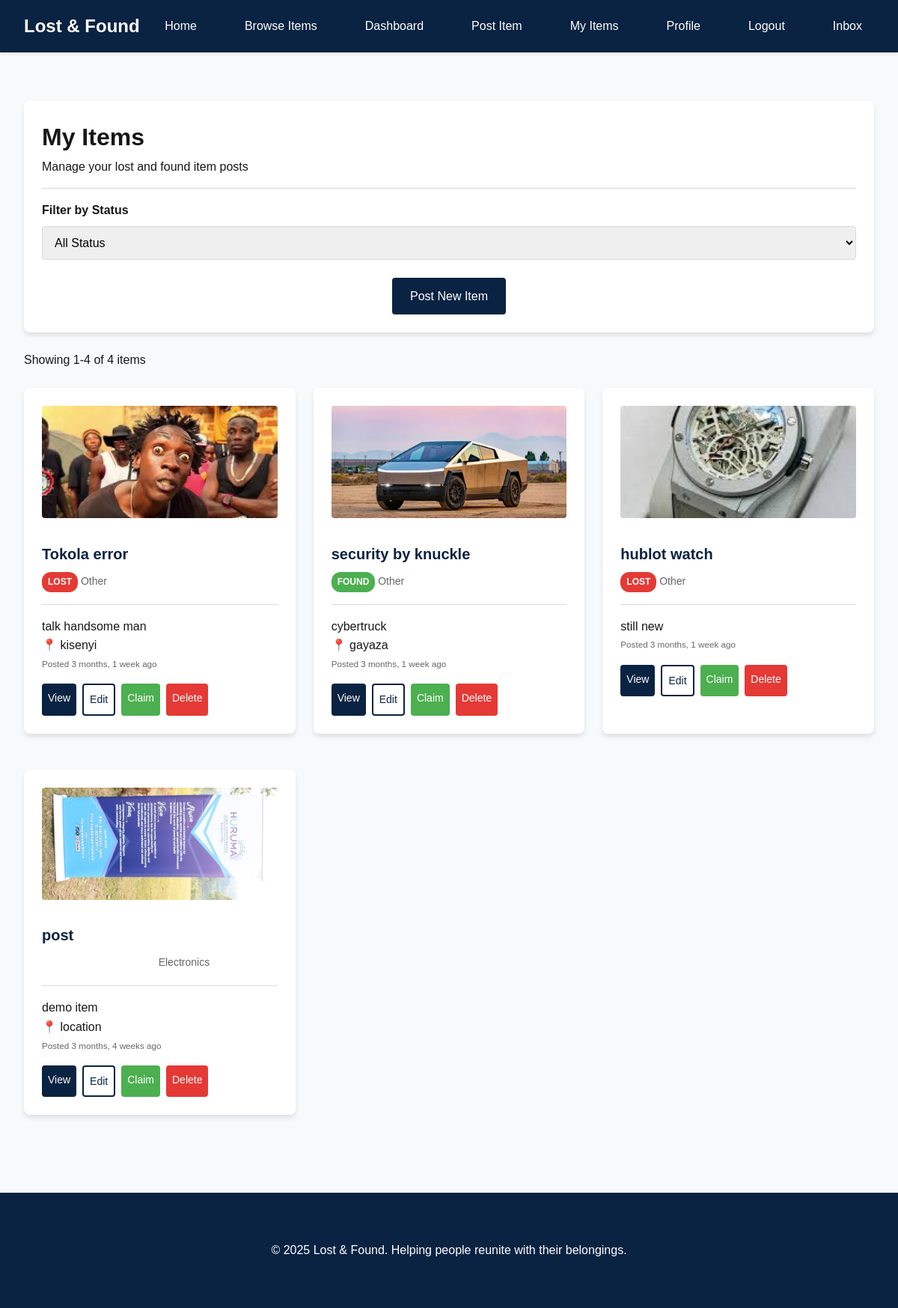
Before: /my-items/ (signed in) with the older database file.
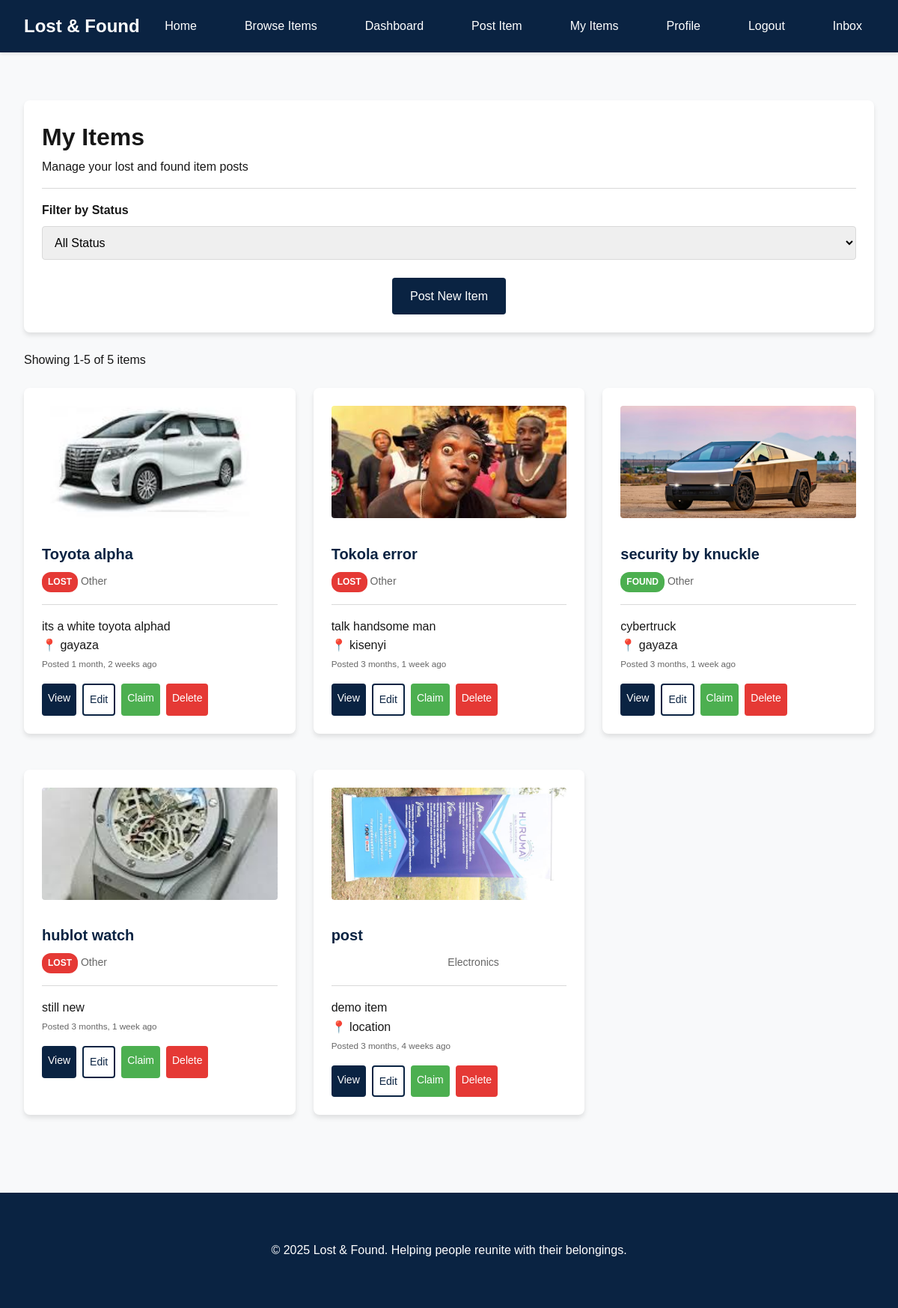
After: the same page with the newer database file.
### items/models.py (models this page shows, shortened)
class Item(models.Model):
    CATEGORY_CHOICES = [
        ('electronics', 'Electronics'),
        ('clothing', 'Clothing'),
        ('jewelry', 'Jewelry'),
        ('documents', 'Documents'),
        ('keys', 'Keys'),
        ('bags', 'Bags'),
        ('books', 'Books'),
        ('sports', 'Sports Equipment'),
        ('toys', 'Toys'),
        ('other', 'Other'),
    ]
    STATUS_CHOICES = [
        ('lost', 'Lost'),
        ('found', 'Found'),
        ('returned_to_owner', 'Returned to Owner'),
        ('archived', 'Archived'),
    ]
    title = models.CharField(max_length=200)
    description = models.TextField()
    category = models.CharField(max_length=50, choices=CATEGORY_CHOICES, default='other')
    status = models.CharField(max_length=20, choices=STATUS_CHOICES, default='lost')
    image = models.ImageField(
        upload_to='item_images/',
        blank=True,
        null=True,
        help_text="Upload an image of the item"
    )
    user = models.ForeignKey(
        settings.AUTH_USER_MODEL,
        on_delete=models.CASCADE,
        related_name='items'
    )
    location_lost_found = models.CharField(
        max_length=200,
        blank=True,
        help_text="Where was this item lost or found?"
    )
    date_lost_found = models.DateTimeField(
        blank=True,
        null=True,
        help_text="When was this item lost or found?"
    )
    contact_info = models.TextField(
        blank=True,
        help_text="Additional contact information or instructions"
    )
    is_active = models.BooleanField(default=True)
    created_at = models.DateTimeField(auto_now_add=True)
    updated_at = models.DateTimeField(auto_now=True)
    class Meta:
        ordering = ['-created_at']
    @property
    def main_image(self):
        if self.image:
            return self.image
        first_item_image = self.item_images.first()
        return first_item_image.image if first_item_image else None

### items/views.py (the view)
# urls.py: path('my-items/', views.my_items, name='my_items'),
@login_required
def my_items(request):
    items = Item.objects.filter(user=request.user).order_by('-created_at')
    status_filter = request.GET.get('status')
    if status_filter:
        items = items.filter(status=status_filter)
    paginator = Paginator(items, 10)
    page_number = request.GET.get('page')
    page_obj = paginator.get_page(page_number)
    context = {
        'page_obj': page_obj,
        'status_filter': status_filter,
        'statuses': Item.STATUS_CHOICES,
    }
    return render(request, 'items/my_items.html', context)

### templates/items/my_items.html (shortened to what this page needs)
{% extends 'base.html' %}
{% block content %}
<div class="card mb-3">
    <div class="card-header">
        <h1>My Items</h1>
        <p>Manage your lost and found item posts</p>
    </div>
    <form method="get" class="mb-3">
        <div class="form-group">
            <label for="status">Filter by Status</label>
            <select name="status" id="status" class="form-control" onchange="this.form.submit()">
                <option value="">All Status</option>
            </select>
        </div>
    </form>
    <div class="text-center">
        <a href="{% url 'create_item' %}" class="btn btn-primary">Post New Item</a>
    </div>
</div>
{% if page_obj %}
    <div class="mb-3">
        <p>Showing {{ page_obj.start_index }}-{{ page_obj.end_index }} of {{ page_obj.paginator.count }} items</p>
    </div>
    <div class="grid grid-2">
        {% for item in page_obj %}
        <div class="card">
            <div class="grid grid-2">
                <div>
                    {% if item.main_image %}
                        <img src="{{ item.main_image.url }}" alt="{{ item.title }}" style="width: 100%; height: 150px; object-fit: cover; border-radius: 4px;">
                    {% else %}
                        <div style="width: 100%; height: 150px; background-color: var(--neutral-gray); display: flex; align-items: center; justify-content: center; border-radius: 4px; color: var(--text-black);">
                            <span style="font-size: 3rem;">📦</span>
                        </div>
                    {% endif %}
                </div>
                <div>
                    <div class="card-header">
                        <h4 class="card-title">{{ item.title }}</h4>
                        <div class="card-meta">
                            <span class="badge badge-{{ item.status }}">{{ item.get_status_display }}</span>
                            <span>{{ item.get_category_display }}</span>
                        </div>
                    </div>
                    <p>{{ item.description|truncatewords:15 }}</p>
                    {% if item.location_lost_found %}
                        <p><strong>📍</strong> {{ item.location_lost_found }}</p>
                    {% endif %}
                    <div class="card-meta mb-2">
                        <small>Posted {{ item.created_at|timesince }} ago</small>
                    </div>
                    <div class="d-flex gap-1" style="flex-wrap: wrap;">
                        <a href="{% url 'item_detail' item.pk %}" class="btn btn-primary" style="font-size: 0.875rem; padding: 0.5rem;">View</a>
                        <a href="{% url 'edit_item' item.pk %}" class="btn btn-secondary" style="font-size: 0.875rem; padding: 0.5rem;">Edit</a>
                        {% if item.status != 'claimed' %}
                            <a href="{% url 'mark_claimed' item.pk %}" class="btn btn-success" style="font-size: 0.875rem; padding: 0.5rem;">Claim</a>
                        {% endif %}
                        <a href="{% url 'delete_item' item.pk %}" class="btn btn-danger" style="font-size: 0.875rem; padding: 0.5rem;">Delete</a>
                    </div>
                </div>
            </div>
        </div>
        {% endfor %}
    </div>
{% endif %}
{% endblock %}

Changed rows visible on the page:
added Item: main_image (picture), title "Toyota alpha", status "LOST", category "Other", description "its a white toyota alphad", location_lost_found "gayaza", created_at "1 month, 2 weeks", shows "Claim"
Other visible differences:
{{ page_obj.end_index }}: "4" → "5"
{{ page_obj.paginator.count }}: "4" → "5"
